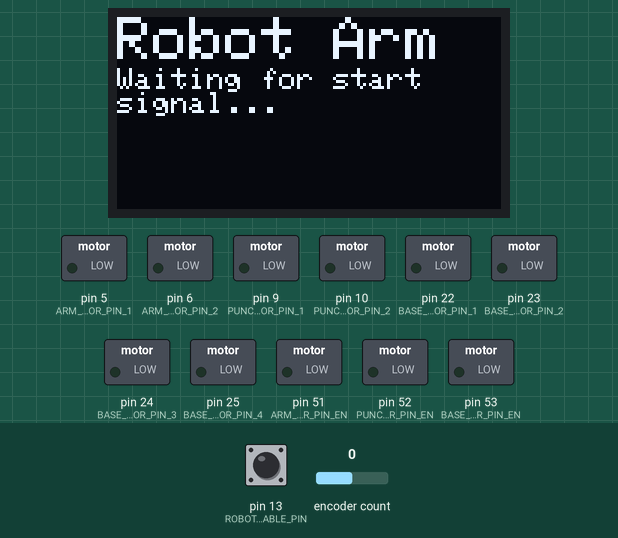
Simulated run of this sketch. Board: Arduino Mega 2560, built with avr-gcc and run on an emulated ATmega2560. Shown: 128×64 one-colour display, switched loads named in the sketch (green lamp = pin HIGH). Dashed ring = blinking. The inputs (shaded band) are chosen by the test bench; at power-on: pin 13 (ROBOT_ARM_ENABLE_PIN) LOW, encoder count 0. What the sketch prints to the serial monitor is not drawn.

Above: at 3.0 s.
3.1 s: pin 13 (ROBOT_ARM_ENABLE_PIN) pulled HIGH for 0.15 s
At 3.41 s:
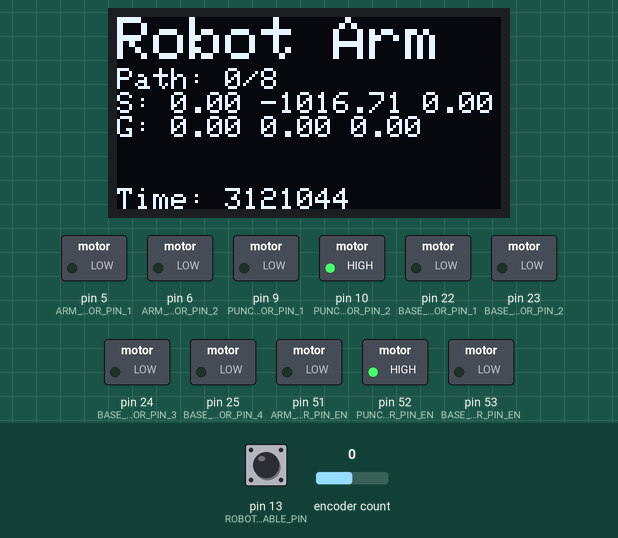
3.8 s: encoder count set to 1
At 4.39 s:
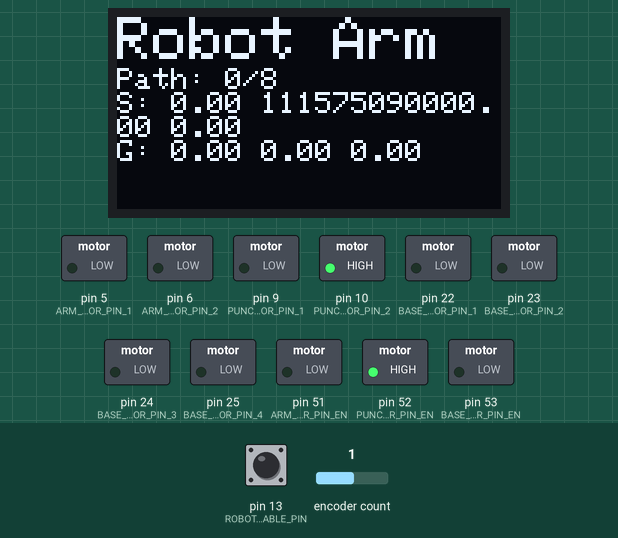
5.7 s: pin 13 (ROBOT_ARM_ENABLE_PIN) pulled HIGH for 1 s
At 6.8 s:
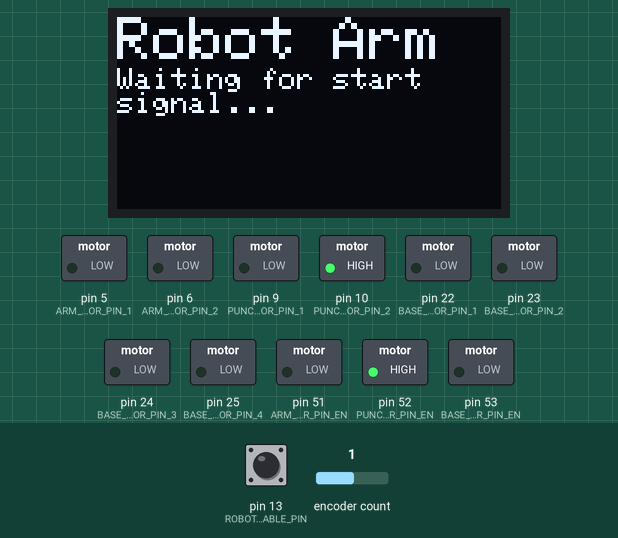
7.3 s: encoder count set to 0
At 8.75 s:
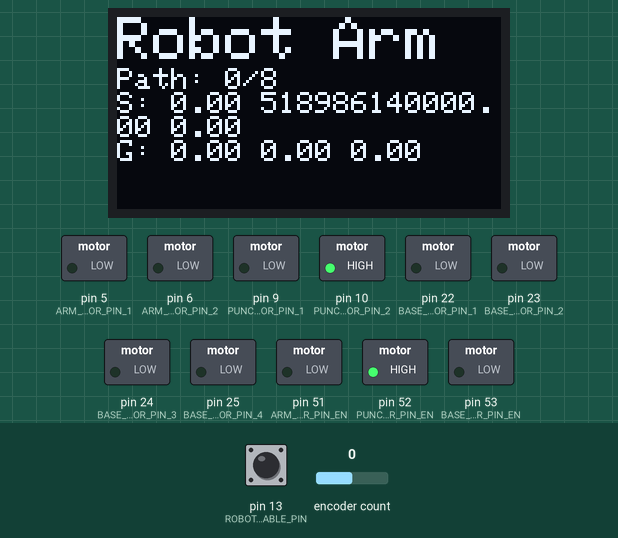
10.0 s: encoder count set to -1
At 10.37 s:
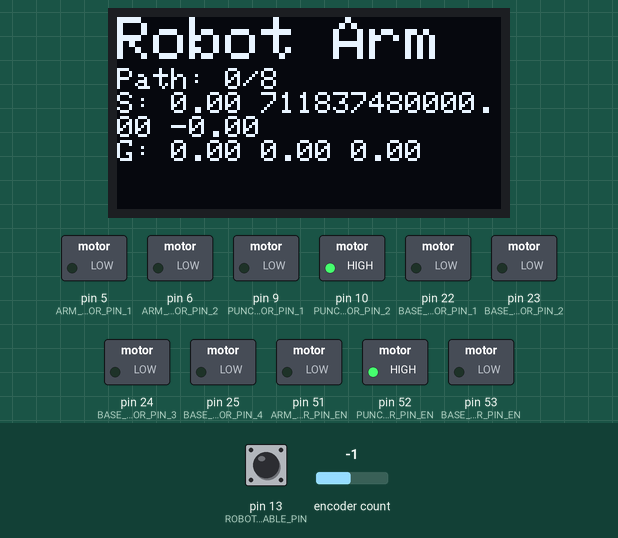
Timing chart, 0 to 12.7 s (numbered marks = the images above; inputs shaded):
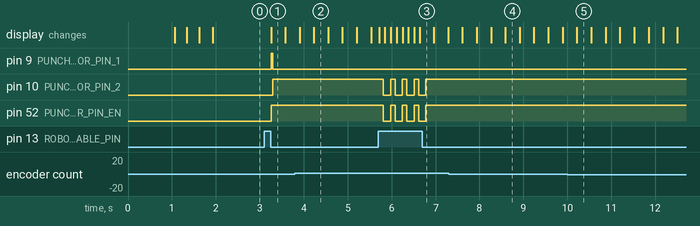

Measured:
- after the input at 3.1 s, pin 9 (PUNCH_MOTOR_PIN_1): LOW → HIGH after 0.16 s, → LOW 0.04 s later; pin 10 (PUNCH_MOTOR_PIN_2): LOW → HIGH after 0.19 s; pin 52 (PUNCH_MOTOR_PIN_EN): LOW → HIGH after 0.16 s; the display: changes after 0.16 s (image 1)
- after the input at 5.7 s, pin 10 (PUNCH_MOTOR_PIN_2), pin 52 (PUNCH_MOTOR_PIN_EN): alternates HIGH for 0.10 s and LOW for 0.17 s, 8 changes in all, then stays HIGH, starting after 0.11 s

The sketch:

Mechatronics2_RobotArm.ino
```cpp
#include <Wire.h>
#include <Adafruit_GFX.h>
#include <Adafruit_SSD1306.h>
#include <Encoder.h>

#include "robot_arm.hpp"

using namespace mech2;

#define DEG2RAD(x) x * 0.01745329F

// OLED Properties
#define OLED_WIDTH 128
#define OLED_HEIGHT 64
#define OLED_ADDR  0x3C

// Robot arm enable pin
#define ROBOT_ARM_ENABLE_PIN 13

// Arduino ports for base motor
#define BASE_MOTOR_PIN_1 22
#define BASE_MOTOR_PIN_2 23
#define BASE_MOTOR_PIN_3 24
#define BASE_MOTOR_PIN_4 25
#define BASE_MOTOR_PIN_EN 53

// Arduino ports for puncher motor
#define PUNCH_MOTOR_PIN_1 9
#define PUNCH_MOTOR_PIN_2 10
#define PUNCH_MOTOR_PIN_EN 52

// Arduino ports for arm motor
#define ARM_MOTOR_PIN_1 5
#define ARM_MOTOR_PIN_2 6
#define ARM_MOTOR_PIN_EN 51

// Arm motor encoder feedback
#define ARM_MOTOR_ENCODER_A 2
#define ARM_MOTOR_ENCODER_B 3

// Convert encoder position to degrees
#define ARM_ENCODER_POS2RAD(x) x * 0.09817477F

// Gear ratios for the motors
#define BASE_MOTOR_GEAR_RATIO 3.5F
#define PUNCH_MOTOR_GEAR_RATIO 1.0F
#define ARM_MOTOR_GEAR_RATIO 11250.0F

// Motors
#define NUM_MOTORS 3
Motor * motors[NUM_MOTORS];

// Available points of travel
// Calibration
const float ORIGIN[NUM_MOTORS] = {0, 0, 0};
// Phase 1
const float ENGAGE[NUM_MOTORS] = {0, -1, 0};
const float PRESS[NUM_MOTORS] = {0, -1, DEG2RAD(-35)};
const float PICKUP[NUM_MOTORS] = {0, -1, 0};
// Phase 2
const float SPIN[NUM_MOTORS] = {DEG2RAD(180), -0.5, 0};
// Phase 3
const float DROP1[NUM_MOTORS] = {DEG2RAD(180), 0.25, DEG2RAD(-10)};
const float DROP2[NUM_MOTORS] = {DEG2RAD(180), 0.25, DEG2RAD(-10)};
// Return to origin (w/ drift offset)
const float ORIGIN2[NUM_MOTORS] = {0, 0.25, 0};

// Single motion commands
const float LOAD_PUNCHER[NUM_MOTORS] = {0, 3, 0};
const float UNLOAD_PUNCHER[NUM_MOTORS] = {0, -5, 0};
const float ARM_UP[NUM_MOTORS] = {0, 0, DEG2RAD(60)};
const float ARM_DOWN[NUM_MOTORS] = {0, 0, DEG2RAD(-60)};
const float SPIN_LEFT[NUM_MOTORS] = {DEG2RAD(360), 0, 0};
const float SPIN_RIGHT[NUM_MOTORS] = {DEG2RAD(-360), 0, 0};

// Path points
#define PATH_SIZE 8
float * path[PATH_SIZE] = {ORIGIN, ENGAGE, PRESS, PICKUP, SPIN, DROP1, DROP2, ORIGIN2};

// Single motion path
//#define PATH_SIZE 1
//float * path[PATH_SIZE] = {LOAD_PUNCHER};

// Robot arm
RobotArm * robot_arm;

// OLED Display
Adafruit_SSD1306 display(OLED_WIDTH, OLED_HEIGHT);

// Feedback for puncher
float punch = 0.0F;

// Feedback for PID
float arm_angle = 0.0F;

// Encoder class
Encoder encoder(ARM_MOTOR_ENCODER_A, ARM_MOTOR_ENCODER_B);

// Function to print to display
void print(String body, int size = 1);

// Function to convert a vector to a string
String vec2str(float * vec, int size);

// Setup the robot arm
void setup() {

  // Start Serial
  Serial.begin(9600);
  Serial.flush();
  Serial.println("Serial started on 9600");

  // Begin the OLED Display
  display.begin(SSD1306_SWITCHCAPVCC, OLED_ADDR);
  display.clearDisplay();
  delay(1000);
  print("OLED initialized");
  delay(250);

  // Initialize the motors
  // Base Motor
  motors[0] = new StepperMotor(BASE_MOTOR_PIN_1, BASE_MOTOR_PIN_2, BASE_MOTOR_PIN_3, BASE_MOTOR_PIN_4, BASE_MOTOR_PIN_EN, BASE_MOTOR_GEAR_RATIO);
  // Punch Motor
  motors[1] = new DCMotor(PUNCH_MOTOR_PIN_1, PUNCH_MOTOR_PIN_2, PUNCH_MOTOR_PIN_EN, PUNCH_MOTOR_GEAR_RATIO, punch);
  // Arm Motor
  motors[2] = new DCMotor(ARM_MOTOR_PIN_1, ARM_MOTOR_PIN_2, ARM_MOTOR_PIN_EN, ARM_MOTOR_GEAR_RATIO, arm_angle);
  print("Motors initialized");
  delay(250);

  // Initialize the robot arm
  robot_arm = new RobotArm(motors, NUM_MOTORS, path, PATH_SIZE);
  print("Robot Arm initialized");
  delay(250);

  // Initialize start pin
  pinMode(ROBOT_ARM_ENABLE_PIN, INPUT);

}

unsigned long time = 0;
#define MICRO2SEC(x) x * 10E-6F
void loop() {

  // Update arm position
  arm_angle = ARM_ENCODER_POS2RAD(encoder.read());

  // Update punch position
  punch += motors[1]->spin_direction * MICRO2SEC(micros() - time);

  // Update time
  time = micros();

  // Stop if finished
  if (robot_arm->finished()) {
    Serial.println("Path finished.");
    print("Path \nfinished", 2);
    delay(5000);
    return;
  }

  // Update enabled pin
  if (digitalRead(ROBOT_ARM_ENABLE_PIN)) {
    robot_arm->enabled = !robot_arm->enabled;
    delay(100);
  }

  // Check if enabled
  if (!robot_arm->enabled) {
    robot_arm->pause();
    print("Waiting for start \nsignal...");
    return;
  }

  // Get current state
  float * state = robot_arm->getState();
  float * goal = robot_arm->getGoal();

  // Print state and goal
  print("Path: " + String(robot_arm->path_index) + "/" + PATH_SIZE + "\n"
        "S: " + vec2str(state, NUM_MOTORS) + "\n" +
        "G: " + vec2str(goal, NUM_MOTORS) + "\n\n\n" +
        "Time: " + String(time));

  // Spin motors
  robot_arm->tick();

}

void print(String body, int size = 1) {
  display.clearDisplay();

  // Header
  display.setTextSize(2);
  display.setTextColor(WHITE);
  display.setCursor(0, 0);
  display.println("Robot Arm");

  // BODY
  display.setTextSize(size);
  display.setTextColor(WHITE);
  display.setCursor(0, 17);
  display.println(body);

  display.display();

  //Serial.println(body);
}

String vec2str(float * vec, int size) {
  String str = size > 0 ? String(vec[0]) : String();
  for (int i = 1; i < size; i++)
    str += " " + String(vec[i]);
  return str;
}
```

motor.hpp
```cpp
#ifndef ROBOT_ARM_MOTOR_HPP
#define ROBOT_ARM_MOTOR_HPP

#include <Arduino.h>

// Custom mod function
#define mod(a,b) a%b >= 0 ? a%b : (a%b)+b

// Threshold for goal determination
#define ANGULAR_RESOLUTION 0.02F

// Stepper motor steps
#define NUMBER_OF_STEPS 4
#define STEP_INCREMENT_ANGLE 0.03141593F
const int FullSteps[NUMBER_OF_STEPS] = {0b0101, 0b1001, 0b1010, 0b0110};

// Stepper motor timing delay
#define STEPPER_UPDATE_DELAY 0

// DC motor speed
#define DC_MOTOR_DUTY 255

namespace mech2 {

    // Abstract Motor class
    class Motor {

      public:

        // Number of driver pins
        int pins_size;

        // Motor driver pins
        int * pins;

        // Pin to enable/disable driver
        int enable_pin;

        // Gear ratio
        float gear_ratio;

        //  CCW: -1, CW: 1, None: 0
        int spin_direction;

        // Get motor current position
        virtual float getPosition() = 0;

        // Spin the motor towards a given position
        virtual void spin(float position) = 0;

        // Check if current motor state is at a given position
        virtual bool at(float position) = 0;

        // Stop the motor
        virtual void stop() = 0;

        // Destructor
        ~Motor() {
          delete[] pins;
        }
    };

    // Stepper motor class
    class StepperMotor : public Motor {

      public:

        // Step position
        int step;

        // Timing
        unsigned long time;

        // Constructor
        StepperMotor(int pinA, int pinB, int pinC, int pinD, int pinEN, float gr) {

          // Set member variables
          pins_size = 4;
          pins = new int[pins_size]{pinA, pinB, pinC, pinD};
          enable_pin = pinEN;

          gear_ratio = gr;
          step = 0;

          spin_direction = 0;

          // Set all pins to ouput
          for (int i = 0; i < pins_size; i++)
            pinMode(pins[i], OUTPUT);

          // Set enable to output-pulldown
          pinMode(enable_pin, OUTPUT);
          digitalWrite(enable_pin, LOW);
        }

        float getPosition() {
          // Convert step to position
          return STEP_INCREMENT_ANGLE * step / gear_ratio;
        }

        void spin(float position) {

          // Enable driver
          digitalWrite(enable_pin, HIGH);

          // Frequency control
          float dt = micros() - time;
          time = micros();
          if (dt/1000 <= STEPPER_UPDATE_DELAY)
            return;

          // Update position
          float error = position - getPosition();
          int spin_direction = error >= 0 ? 1 : -1;
          step += spin_direction;

          // Write to pins
          for (int i = 0; i < pins_size; i++)
            digitalWrite(pins[i], FullSteps[mod(step, NUMBER_OF_STEPS)] & (0b1 << i));

        }

        bool at(float position) {
          // Stepper motor goal criteria
          return abs(position - getPosition()) < STEP_INCREMENT_ANGLE / 2.0F;
        }

        void stop() {
          // Disable motor driver
          digitalWrite(enable_pin, LOW);
          spin_direction = 0;
        }

    };

    // DC Motor class
    class DCMotor : public Motor {

      public:

        // Pointer to motor's feedback value
        float * feedback;

        // Constructor
        DCMotor(int pinA, int pinB, int pinEN, float gr, float &fdbck) {

          // Set member variables
          pins_size = 2;
          pins = new int[pins_size]{pinA, pinB};
          enable_pin = pinEN;

          feedback = &fdbck;

          gear_ratio = gr;

          spin_direction = 0;

          // Set all pins to output
          for (int i = 0; i < pins_size; i++)
            pinMode(pins[i], OUTPUT);

          // Set enable pin to output-pulldown
          pinMode(enable_pin, OUTPUT);
          digitalWrite(enable_pin, LOW);
        }

        float getPosition() {
          // Convert feedback to actual position
          return *feedback / gear_ratio;
        }

        void spin(float position) {

          // Enable motor driver
          digitalWrite(enable_pin, HIGH);

          // Set duty based on goal direction
          spin_direction = position - getPosition() > 0 ? 1 : -1;
          int duty = spin_direction * DC_MOTOR_DUTY;
          int dutyA = duty >= 0 ? duty : 0;
          int dutyB = duty < 0 ? -duty : 0;

          // Write duties to pins
          analogWrite(pins[0], dutyA);
          analogWrite(pins[1], dutyB);
        }

        bool at(float position) {
          // DC Motor goal criteria
          return abs(position - getPosition()) < ANGULAR_RESOLUTION / 2.0F;
        }

        void stop() {
          // Disable motor driver
          analogWrite(enable_pin, LOW);
          // Set duties to 0
          analogWrite(pins[0], LOW);
          analogWrite(pins[1], LOW);
          spin_direction = 0;
        }

    };

}

#endif
```

robot_arm.hpp
```cpp
#ifndef ROBOT_ARM_HPP
#define ROBOT_ARM_HPP

#include "motor.hpp"

namespace mech2 {

  // Robot Arm class
  class RobotArm {

    public:

      int motors_size;
      Motor ** motors;

      int path_size;
      float ** path;
      int path_index;

      bool enabled;

      float * state;

      // Constructor
      RobotArm(Motor ** _motors, int num_motors, float ** _path, int num_points) {

        // Set member variables

        motors = _motors;
        motors_size = num_motors;

        path = _path;
        path_size = num_points;

        path_index = 0;

        enabled = false;

        state = new float[num_motors];

      }

      // Robot arm clock cycle
      void tick() {

        // Goal check
        if (goalReached())
          path_index++;

        // Path finished check
        if (finished()) {
          pause();
          return;
        }

        // Spin motors
        float * goal = getGoal();
        for (int m = 0; m < motors_size; m++) {
          if (motors[m]->at(goal[m]))
            motors[m]->stop();
          else
            motors[m]->spin(goal[m]);
        }

      }

      // Get current state of all motors
      float * getState() {
        for (int m = 0; m < motors_size; m++)
          state[m] = motors[m]->getPosition();
        return state;
      }

      // Get goal state
      float * getGoal() {
        return path[path_index];
      }

      // Finished?
      bool finished() {
        return path_index == path_size;
      }

      // Stop the motors
      void pause() {
        for (int m = 0; m < motors_size; m++)
          motors[m]->stop();
      }

      // Destructor
      ~RobotArm() {
        delete[] state;
      }

    private:

      // Check if goal has been reached
      bool goalReached() {
        float * goal = getGoal();
        bool at_goal = true;
        for (int m = 0; m < motors_size; m++)
          at_goal *= motors[m]->at(goal[m]);
        return at_goal;
      }

  };

}

#endif
```
